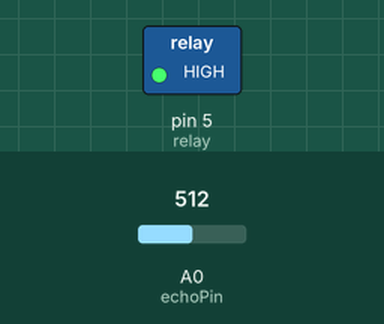
Recording of a sketch running on a simulated Arduino Uno, built with avr-gcc and run on an emulated ATmega328P. Shown: switched loads named in the sketch (green lamp = pin HIGH). The inputs (shaded band) are chosen by the test bench; at power-on: A0 (echoPin) = 512.

Above: at 5.8 s.
5.9 s: A0 (echoPin) set to 7
11.9 s: A0 (echoPin) set to 4
At 16.4 s:
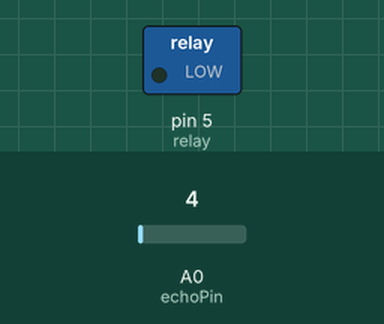
17.9 s: A0 (echoPin) set to 20
At 21.4 s:
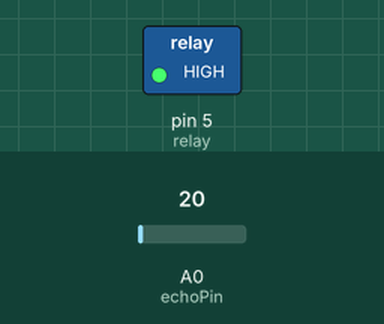
23.9 s: A0 (echoPin) set to 0
At 25.3 s:
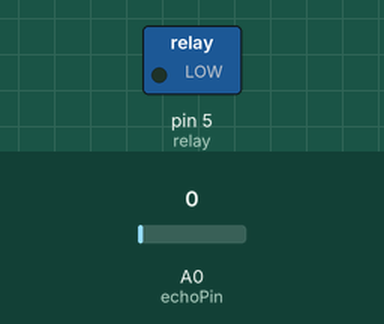
Timing chart, 0 to 26.9 s (numbered marks = the images above; inputs shaded):
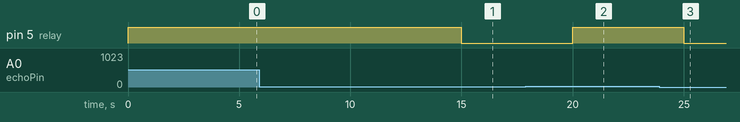

The sketch:

rev_1.ino
```cpp
int trigPin = 4;
int echoPin = 0;
int distance;
int relay = 5;


void setup() {
  // put your setup code here, to run once:
  Serial.begin(9600);
  pinMode(trigPin, OUTPUT);
  pinMode(echoPin, INPUT);
  pinMode(relay, OUTPUT);

}

void loop() {
  // put your main code here, to run repeatedly:
  distance = analogRead(echoPin);
  if(distance<=5){
    digitalWrite(relay, LOW);
  }
  if(distance>=10){
    digitalWrite(relay, HIGH);
  }
  delay(5000);
}
```

Measured:
- the behaviour switches between 6 and 5 on A0 (echoPin) (found by bisection; images 0 and 1)
- after the input at 5.9 s, every drawn part: stays the same
- after the input at 11.9 s, pin 5 (relay): HIGH → LOW after 3.1 s
- after the input at 17.9 s, pin 5 (relay): LOW → HIGH after 2.1 s
- after the input at 23.9 s, pin 5 (relay): HIGH → LOW after 1.1 s
